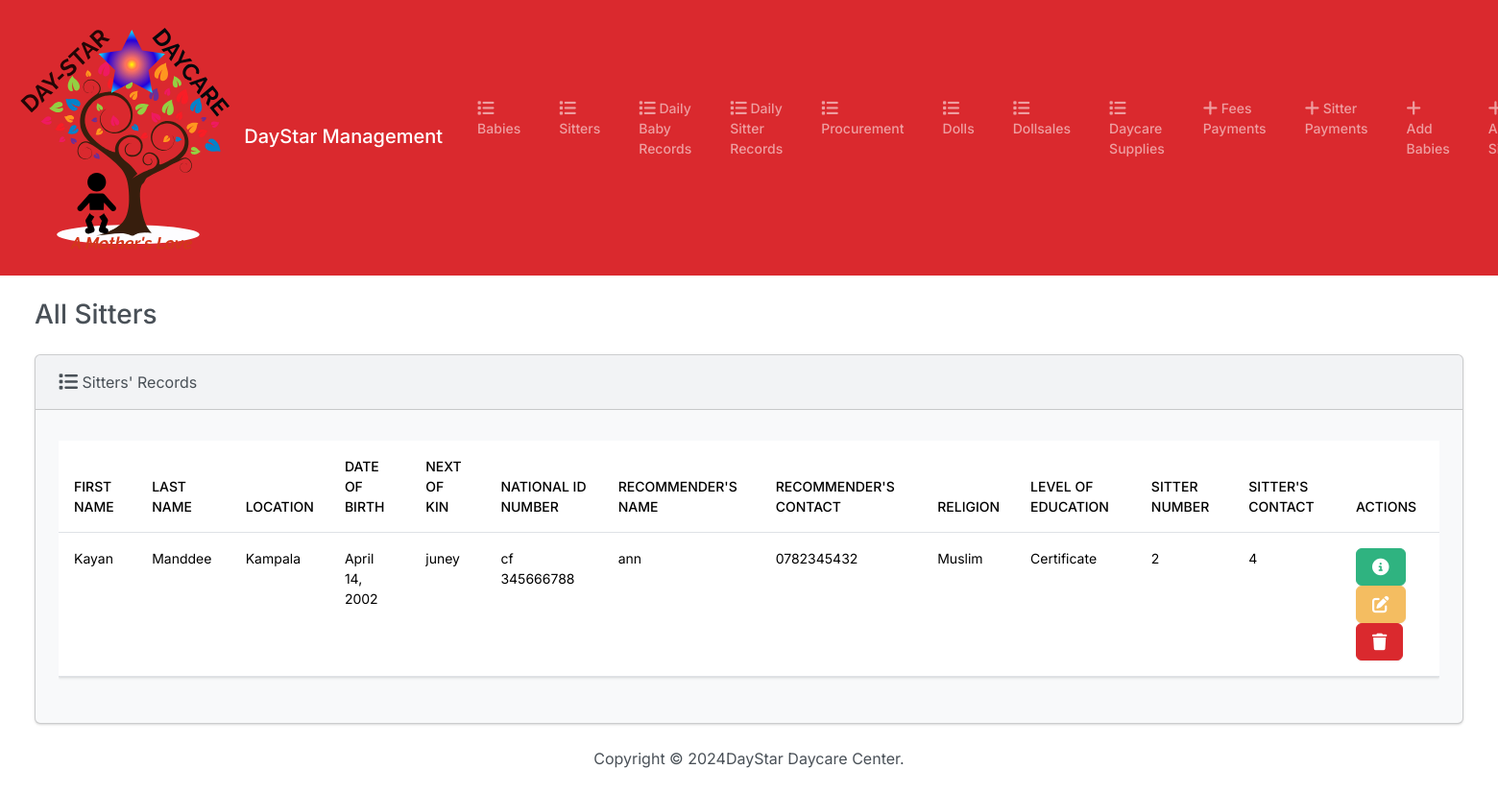
Page /sitter/ on the earlier database version.
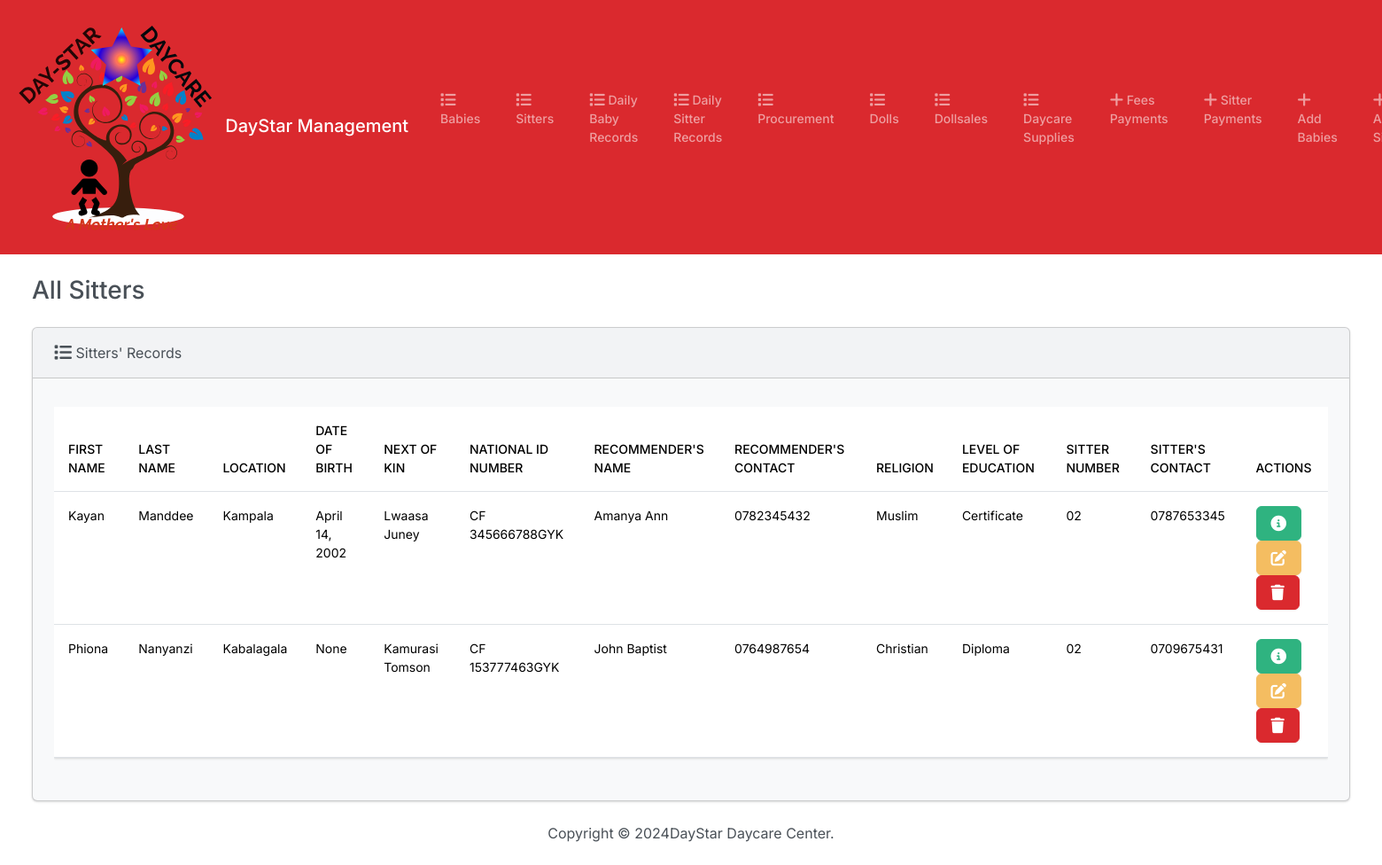
Same page on the later database version.
### daystarapp/models.py (models this page shows, shortened)
class Sitter(models.Model):
    f_name = models.CharField(max_length=50, null=True, blank=True, verbose_name="First Name")
    l_name = models.CharField(max_length=50, null=True, blank=True, verbose_name="Last Name")
    l_location = models.CharField(max_length=50, null=True, blank=True, verbose_name="Location")
    dob = models.DateField(null=True, blank=True, verbose_name="Date of Birth")
    nok = models.CharField(max_length=50, null=True, blank=True, verbose_name="Next of Kin", validators=[validate_two_names])
    nin = models.CharField(max_length=50, null=True, blank=True, verbose_name="National ID Number")
    rec_name = models.CharField(max_length=50, null=True, blank=True, verbose_name="Recommender's Name", validators=[validate_two_names])
    rec_contact = models.CharField(max_length=10, blank=True, verbose_name="Recommender's Contact", validators=[validate_phone_number])
    religion = models.CharField(max_length=50, choices=RELIGION_CHOICES, null=True, blank=True, verbose_name="Religious Affiliation")
    educ_level = models.CharField(max_length=50, choices=EDUCATION_CHOICES, null=True, blank=True, verbose_name="Level of Education")
    s_number = models.CharField(max_length=4, null=True, blank=True, verbose_name="Sitter Number",validators=[validate_two_digit_integer, RegexValidator(regex=r'^\d{1,2}$', message='Value must be a two-digit integer')])
    s_contact = models.CharField(max_length=10, null=True, blank=True, verbose_name="Sitter's Contact", validators=[validate_phone_number])

### daystarapp/views.py (the view)
# urls.py: path("sitter/", views.sitter, name="sitter"),
def sitter(request):
    return render(request, "sitters/sitter.html", {"sitters": Sitter.objects.all()} )

### daystarapp/templates/sitters/sitter.html (shortened to what this page needs)
{% extends "babies/base.html" %}
{% block body %}
        <h3 class="m-4">All Sitters</h3>
        <div class="row">
            <div class="col-12">
                {% if sitters %}
                <div class="card bg-light ms-4 me-4 mb-4">
                    <div class="card-header"><i class="fa-solid fa-list fa-lg"></i> Sitters' Records </div>
                    <div class="card-body">
                      <p class="card-text">
                        <div class="table-responsive">
                            <table class="table table-hover">
                                <thead>
                                  <tr>
                                    <th scope="col">First Name</th>
                                    <th scope="col">Last Name</th>
                                    <th scope="col">Location</th>
                                    <th scope="col">Date of Birth</th>
                                    <th scope="col">Next of Kin</th>
                                    <th scope="col">National ID Number</th>
                                    <th scope="col">Recommender's Name</th>
                                    <th scope="col">Recommender's Contact</th>
                                    <th scope="col">Religion</th>
                                    <th scope="col">Level of Education</th>
                                    <th scope="col">Sitter Number</th>
                                    <th scope="col">Sitter's Contact</th>
                                    <th scope="col">ACTIONS</th>
                                  </tr>
                                </thead>
                                <tbody>
                                 {% for sitter in sitters %}
                                 <tr>
                                    <td>{{ sitter.f_name }}</td>
                                    <td>{{ sitter.l_name }}</td>
                                    <td>{{ sitter.l_location }}</td>
                                    <td>{{ sitter.dob }}</td>
                                    <td>{{ sitter.nok }}</td>
                                    <td>{{ sitter.nin }}</td>
                                    <td>{{ sitter.rec_name }}</td>
                                    <td>{{ sitter.rec_contact }}</td>
                                    <td>{{ sitter.religion }}</td>
                                    <td>{{ sitter.educ_level }}</td>
                                    <td>{{ sitter.s_number }}</td>
                                    <td>{{ sitter.s_contact }}</td>
                                    <td>
                                      <button type="button" class="btn btn-success me-1" href="{% url 'view_sitter' sitter.id %}" data-bs-toggle="modal" data-bs-target="#myModal{{sitter.id}}"></button><br>
                                      <a class="btn btn-warning me-1" href="{% url 'edits' sitter.id %}">
                                      </a>
                                      <button type="button" class="btn btn-danger" data-bs-toggle="modal" data-bs-target="#deletes{{sitter.id}}">
                                      </button>
                                    </td>
                                  </tr>
                                 {% endfor %}
                              </tbody>
                              </table>
                        </div>
                      </p>
                    </div>
                {% else %}
                <h5 class="alert alert-primary ms-4 me-4">No Sitter Records</h5>
                {% endif %}
            </div>
        </div>
{% endblock %}

### daystarapp/templates/babies/base.html (shortened to what this page needs)
{% load static %}
<!DOCTYPE html>
<html lang="en">
<head>
    <link rel="stylesheet" href="https://cdnjs.cloudflare.com/ajax/libs/font-awesome/6.5.2/css/all.min.css">
    <link rel="stylesheet" href="{% static 'css/bootstrap.min.css' %}">
    <link rel="stylesheet" href="{% static 'css/base.css' %}">
</head>
<body class="d-flex flex-column min-vh-100">
    <nav class="navbar navbar-expand-lg bg-danger" data-bs-theme="dark">
        <div class="container-fluid">
          <a class="navbar-brand" href="{% url 'baby' %}">
            <img src="{% static 'images/badge.png' %}" alt="{{ badge }}"> DayStar Management</a>
          <div class="collapse navbar-collapse" id="navbarColor01">
            <ul class="navbar-nav me-auto">
              <li class="nav-item">
                <a class="nav-link" href="{% url 'baby' %}"> Babies</a>
              </li>
              <li class="nav-item">
                <a class="nav-link" href="{% url 'sitter' %}"> Sitters</a>
              </li>
              <li class="nav-item">
                <a class="nav-link" href="{% url 'at_school' %}"> Daily Baby Records</a>
              </li>
              <li class="nav-item">
                <a class="nav-link" href="{% url 'in_school' %}"> Daily Sitter Records</a>
              </li>
              <li class="nav-item">
                <a class="nav-link" href="#"> Procurement</a>
              </li>
              <li class="nav-item">
                <a class="nav-link" href="{% url 'doll' %}"> Dolls</a>
              </li>
              <li class="nav-item">
                <a class="nav-link" href="{% url 'dollsale' %}"> Dollsales</a>
              </li>
              <li class="nav-item">
                <a class="nav-link" href="{% url 'supply' %}"> Daycare Supplies</a>
              </li>
              <li class="nav-item">
                <a class="nav-link" href="{% url 'babyfee' %}"> Fees Payments</a>
              </li>
              <li class="nav-item">
                <a class="nav-link" href="{% url 'sitterpayment' %}"> Sitter Payments</a>
              </li>
              <li class="nav-item">
                <a class="nav-link" href="{% url 'add' %}"> Add Babies</a>
              </li>
              <li class="nav-item">
                <a class="nav-link" href="{% url 'adds' %}"> Add Sitters</a>
              </li>
             </ul>
          </div>
        </div>
      </nav>
     <div class="container-fluid">
        {% block body %}
        {% endblock %}
     </div>
     <footer class="mt-auto mb-4">
        <div class="text-center">
            <span>
                Copyright &copy; <script>document.write(new Date().getFullYear())</script>DayStar Daycare Center.
            </span>
        </div>
     </footer>
</body>
</html>

Differences in the rows shown:
changed Sitter "Kayan": nok "juney" → "Lwaasa Juney"; nin "cf 345666788" → "CF 345666788GYK"; rec_name "ann" → "Amanya Ann"; s_number "2" → "02"; s_contact "4" → "0787653345"
added Sitter: f_name "Phiona", l_name "Nanyanzi", l_location "Kabalagala", dob "None", nok "Kamurasi Tomson", nin "CF 153777463GYK", rec_name "John Baptist", rec_contact "0764987654", religion "Christian", educ_level "Diploma", s_number "02", s_contact "0709675431"
